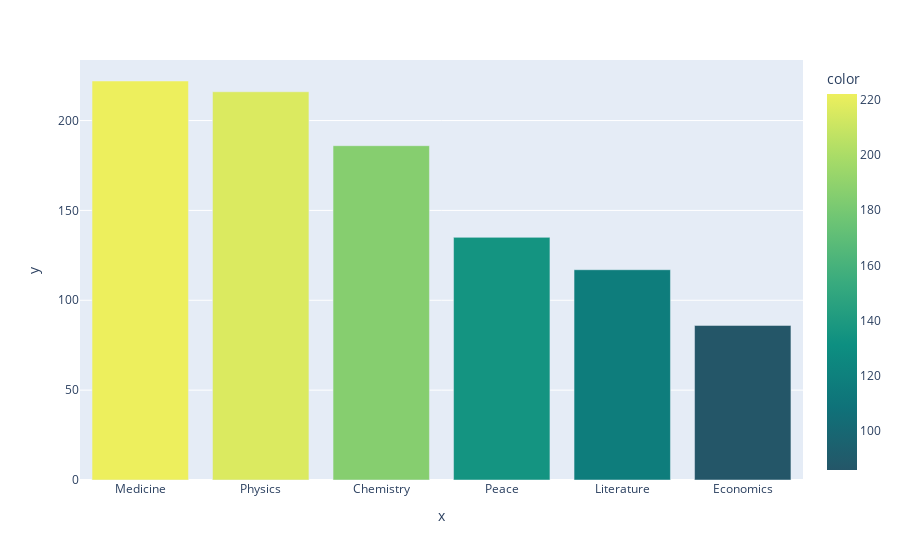

Here is the notebook cell this chart was saved with:
### Code cell
bar = px.bar(x = category.index, # index = category name
             y = category.values,
             color=category.values,
             color_continuous_scale='Aggrnyl')
 
bar.show()

### Figure 1 — Plotly figure (JSON) as saved in the notebook; plotly's stock layout.template omitted (floating-point values rounded to 4 significant figures)
{"data": [{"alignmentgroup": "True", "hovertemplate": "x=%{x}<br>y=%{y}<br>color=%{marker.color}<extra></extra>", "legendgroup": "", "marker": {"color": [222, 216, 186, 135, 117, 86], "coloraxis": "coloraxis", "pattern": {"shape": ""}}, "name": "", "offsetgroup": "", "orientation": "v", "showlegend": false, "textposition": "auto", "type": "bar", "x": ["Medicine", "Physics", "Chemistry", "Peace", "Literature", "Economics"], "xaxis": "x", "y": [222, 216, 186, 135, 117, 86], "yaxis": "y"}], "layout": {"barmode": "relative", "coloraxis": {"colorbar": {"title": {"text": "color"}}, "colorscale": [[0, "rgb(36, 86, 104)"], [0.1667, "rgb(15, 114, 121)"], [0.3333, "rgb(13, 143, 129)"], [0.5, "rgb(57, 171, 126)"], [0.6667, "rgb(110, 197, 116)"], [0.8333, "rgb(169, 220, 103)"], [1, "rgb(237, 239, 93)"]]}, "legend": {"tracegroupgap": 0}, "margin": {"t": 60}, "xaxis": {"anchor": "y", "domain": [0, 1], "title": {"text": "x"}}, "yaxis": {"anchor": "x", "domain": [0, 1], "title": {"text": "y"}}}}
